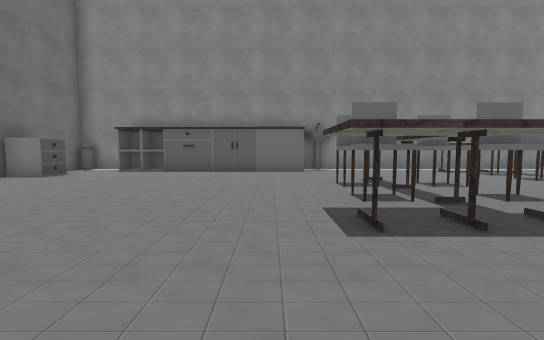
view 1 (above)

16 first-person views from a walk through a Unity game level. The camera is 1.4 m above the floor, tilts 4° down and sees 90° across. The floor is counted in squares, 2 m on a side. Each view is taken from the middle of a square. On the plan, view 1 faces up. The plan holds only what a view shows up to about 9 squares ahead; the rest is blank. Some animated figures are left out. Some surface patterns are stand-ins.

view 2
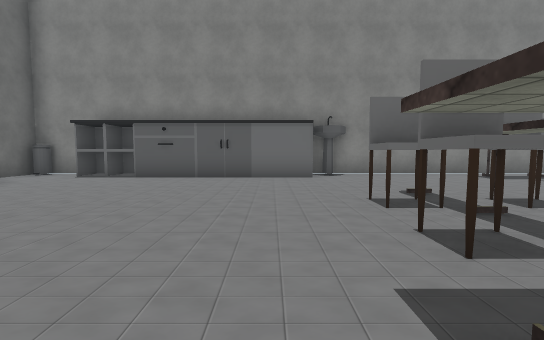

view 3
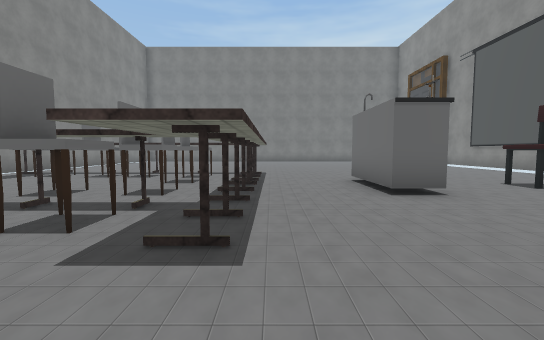

view 4
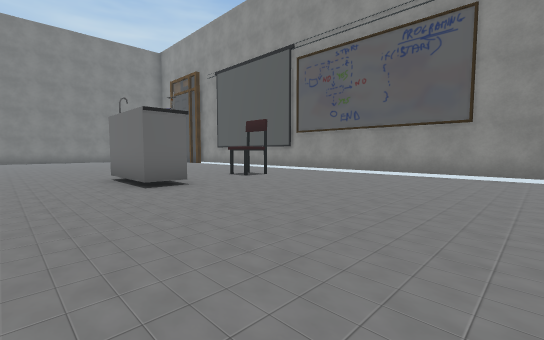

view 5
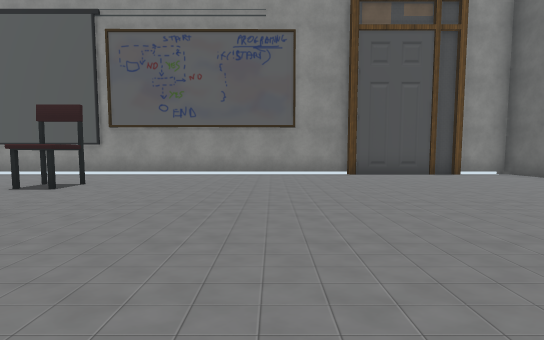

view 6
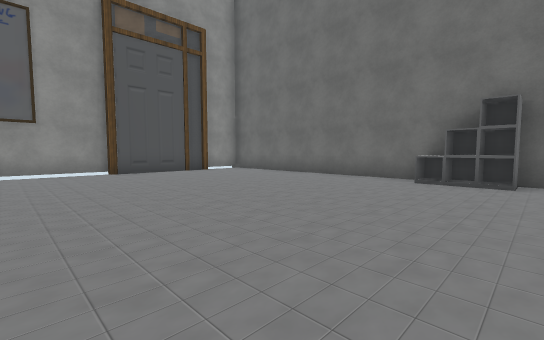

view 7
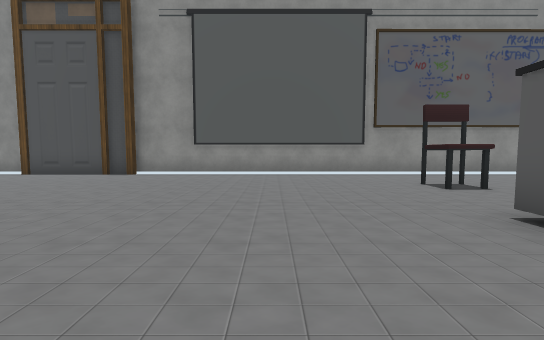

view 8
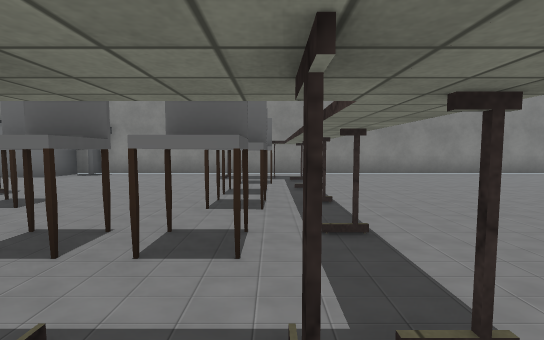

view 9
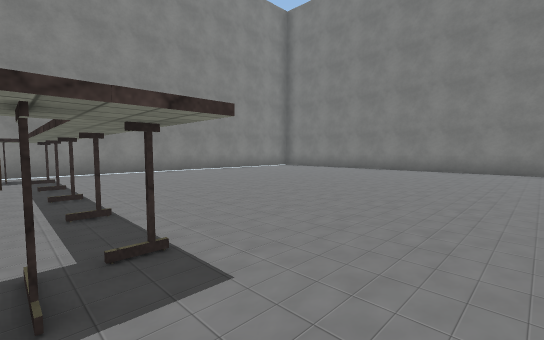

view 10
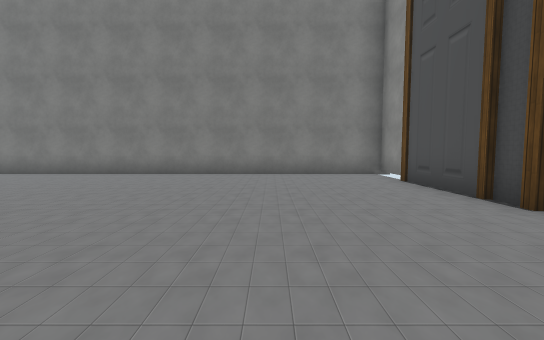

view 11
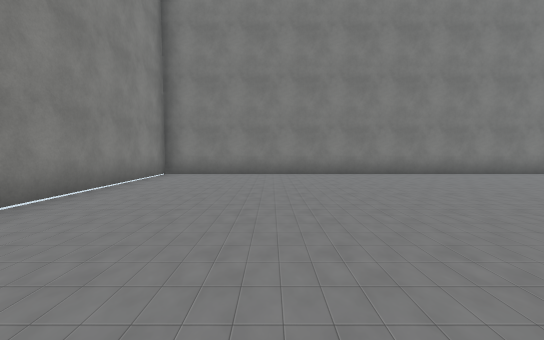

view 12
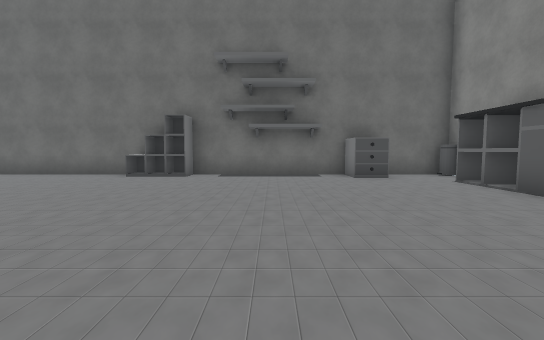

view 13
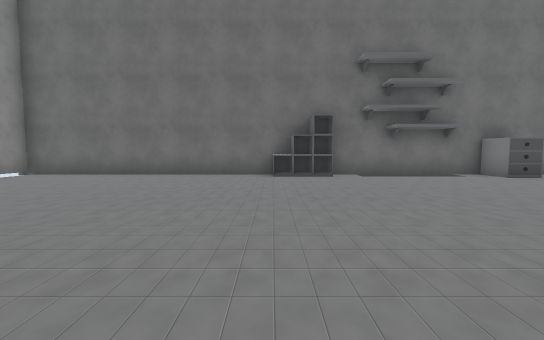

view 14
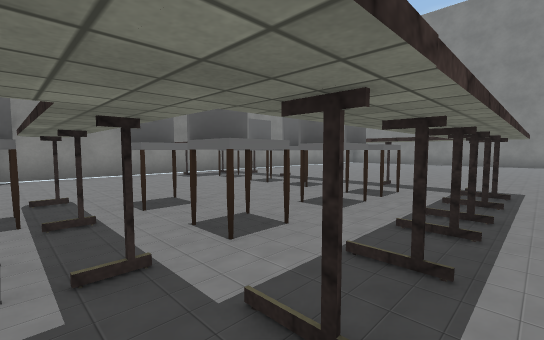

view 15
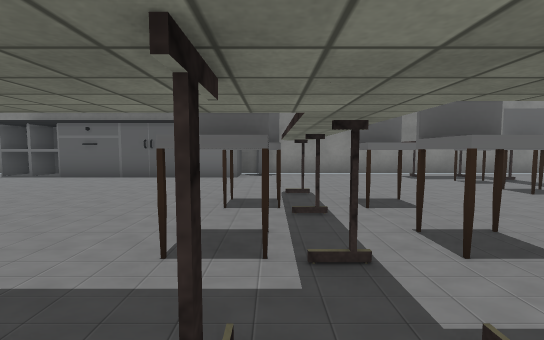

view 16
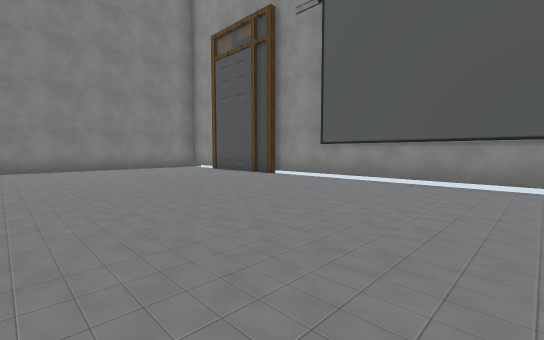

### Floor plan
Key: @ floor where view 1 was taken; # wall or solid block; . floor; R drawers; C chair; B bin; O other object.
Columns run from 7 left of view 1 to 18 right of it. Each row starts with its distance up from view 1.
 11  ##      #################
 10 B.#####OOO...............#
  9 #.............#..........#
  8 RR............C..........#
  7 #.............C..........#
  6 #........C.C..C..........#
  5 #.........C..............#
  4 #........C.CCCC#.........#
  3 #..........#####.........#
  2 O.......#.#..............#
  1 #........................#
  0 #......@...##............#
 -1 #........................#
 -2 #........................#
 -3 #..........C.............#
 -4 #........................#
 -5 #........................#
 -6 #.###...............###..#
 -7 ### ################# ####

Positions as (right, up) in squares from view 1, and headings:
1: (0, 0), facing up
2: (0, 2), facing up
3: (-1, 2), facing right
4: (-2, 2), facing down-right
5: (0, 2), facing down
6: (0, 3), facing down-left
7: (8, 2), facing down
8: (7, 2), facing up
9: (7, 1), facing up-right
10: (9, -3), facing right
11: (9, 7), facing right
12: (1, 5), facing left
13: (1, 1), facing left
14: (2, 2), facing up-right
15: (2, 2), facing up
16: (6, 0), facing down-right
